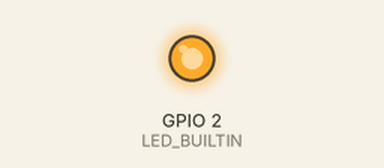
Simulated run of this sketch. Board: ESP8266 (Wemos D1 mini). Parts: output pins drawn as LEDs (lit = HIGH, except the on-board LED, lit = LOW). WiFi joins after 1.5 s; servers stay silent unless stated; uploads are accepted with an empty reply; not simulated (calls return 0 or success): secret.h; what the sketch prints to the serial monitor is not drawn.

Above: at 0.1 s.
At 1.8 s:
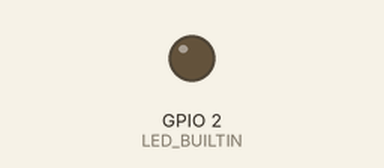
Timing chart, 0 to 3.3 s (numbered marks = the images above):
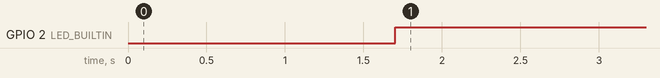

Measured:
- by itself, GPIO 2 (LED_BUILTIN): LOW → HIGH at 1.7 s

The sketch:

waterSensor.ino
```cpp
#include <ESP8266WiFi.h>
#include <ESP8266HTTPClient.h>
#include "secret.h" // file with: #define WIFI_PASSWORD "your_pw"

const char *password = WIFI_PASSWORD;
const char *ssid = WIFI_SSID;
const int sensor = A0;
const char *DEVICENAME = "wemosD1Mini";

int value = 0;
int waitMs = 5000;

void setup()
{
  Serial.begin(115200);
  Serial.println();

  // initialize digital pin LED_BUILTIN as an output.
  pinMode(LED_BUILTIN, OUTPUT);

  WiFi.begin(ssid, password);

  Serial.print("Connecting");
  while (WiFi.status() != WL_CONNECTED)
  {
    delay(500);
    Serial.print(".");
  }
  Serial.println();

  Serial.print("Connected, IP address: ");
  Serial.println(WiFi.localIP());
}

void sendPost(int sendValue)
{
  WiFiClient wificlient;
  HTTPClient client;
  const uint16_t MESSAGE_SIZE_MAX = 300;                   // maximum bytes for Message Buffer
  char message[MESSAGE_SIZE_MAX];                          // the temporary sending message - html body
  char val[32];                                            // buffer to convert floats and integers before appending

  strcpy(message, "device=");                               // Append chars
  strcat(message, DEVICENAME);

  strcat(message, "&sensor=");
  strcat(message, "water");

  strcat(message, "&value=");
  itoa(sendValue, val, 10);
  strcat(message, val);

  client.begin(wificlient, "http://192.168.0.4:5762/saveSensorValue");
  client.addHeader("Content-Type", "application/x-www-form-urlencoded");       // Specify content-type header
  int httpCode = client.POST(message);                                         // Send the request
  client.writeToStream(&Serial);                                               // Debug only: Output of received data
  Serial.print(F("\nhttpCode: "));
  Serial.println(httpCode);                                                    // Print HTTP return code
  Serial.println(message);                                                    // Print HTTP return code

  client.end();  //Close connection
}
void loop() {
  value = analogRead(sensor);  // This reads the analog in value

  // Then we can print the value read on the serial terminal window
  //Serial.print("sensor: ");
  //Serial.println(value);

  sendPost(value);
  waitMs = (10 * 60 * 1000) - 50; // 30 seconds

  digitalWrite(LED_BUILTIN, HIGH);   // turn the LED off (HIGH is the voltage level)
  delay(waitMs);                       // wait for a second
  digitalWrite(LED_BUILTIN, LOW);    // turn the LED on by making the voltage LOW
  delay(50);                       // wait for a second
}
```
